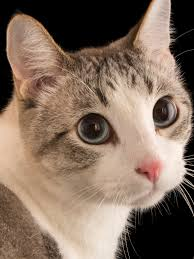
#> input picture cat.jpeg, 194 x 259 px
$ python 11-resize_and_crop.py
#> lines starting #> are read from the running program, lines starting #| are printed output that depends on the picture
import cv2

"""
Resize Image
"""
img = cv2.imread('cat.jpeg')
#> img is the input picture: shape (259, 194, 3); mean B, G, R 95.4, 110.6, 131.2
print('Original Size ->', img.shape) # Original Size -> (225, 194, 3)
#| Original Size -> (259, 194, 3)

imgResized = cv2.resize(img, (150, 250)) # (Width, Height)  = x, y
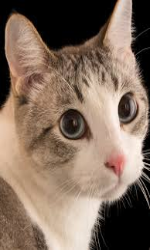
#> imgResized: shape (250, 150, 3); mean B, G, R 95.3, 110.5, 131.1
print('Resized Size ->', imgResized.shape) # Resized Size -> (250, 150, 3) = (Height, Width, Channel)
#| Resized Size -> (250, 150, 3)
cv2.imshow('Resized Image', imgResized)
""""""
y, x, c = img.shape
#> y = 259; x = 194; c = 3
imgResized2 = cv2.resize(img, (x+x//2, y+y//2))
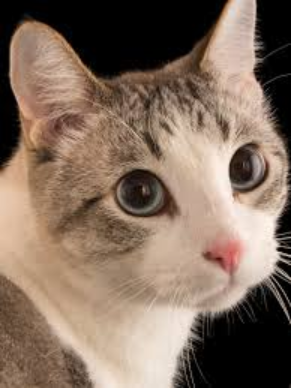
#> imgResized2: shape (388, 291, 3); mean B, G, R 95.3, 110.5, 131.1
print('Resized 2 Size ->', imgResized2.shape) # Resized 2 Size -> (337, 291, 3)
#| Resized 2 Size -> (388, 291, 3)
cv2.imshow('Resized Image 2', imgResized2)

"""
Crop Image
"""
imgCropped = img[0:200, 0:150] # [y1:y2, x1:x2]
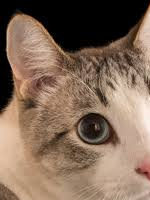
#> imgCropped: shape (200, 150, 3); mean B, G, R 89.1, 106.7, 130.5
cv2.imshow('Cropped Image', imgCropped)
""""""
y, x, c = img.shape
imgCropped2 = img[0:y//2, 0:x//2] # [y1:y2, x1:x2] -> left top
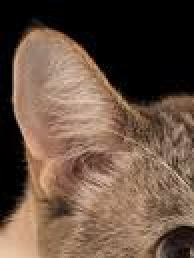
#> imgCropped2: shape (129, 97, 3) (shown 2 times larger); mean B, G, R 66.1, 81.2, 103.5
cv2.imshow('Cropped Image 2', imgCropped2)

imgCropped3 = img[0:y//2, x//2:x] # [y1:y2, x1:x2] -> right top
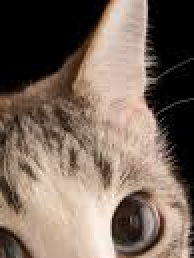
#> imgCropped3: shape (129, 97, 3) (shown 2 times larger); mean B, G, R 92.7, 104.8, 121.8
cv2.imshow('Cropped Image 3', imgCropped3)

imgCropped4 = img[y//2:y, 0:x//2] # [y1:y2, x1:x2] -> left bottom
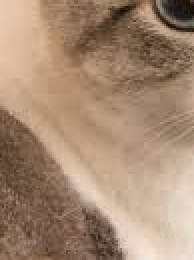
#> imgCropped4: shape (130, 97, 3) (shown 2 times larger); mean B, G, R 114.9, 138.3, 165.5
cv2.imshow('Cropped Image 4', imgCropped4)

imgCropped5 = img[y//2:y, x//2:x] # [y1:y2, x1:x2] -> right bottoms
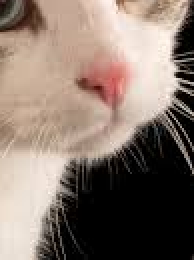
#> imgCropped5: shape (130, 97, 3) (shown 2 times larger); mean B, G, R 107.6, 117.8, 133.9
cv2.imshow('Cropped Image 5', imgCropped5)


cv2.imshow('Original Image', img)

cv2.waitKey(0)
cv2.destroyAllWindows()
